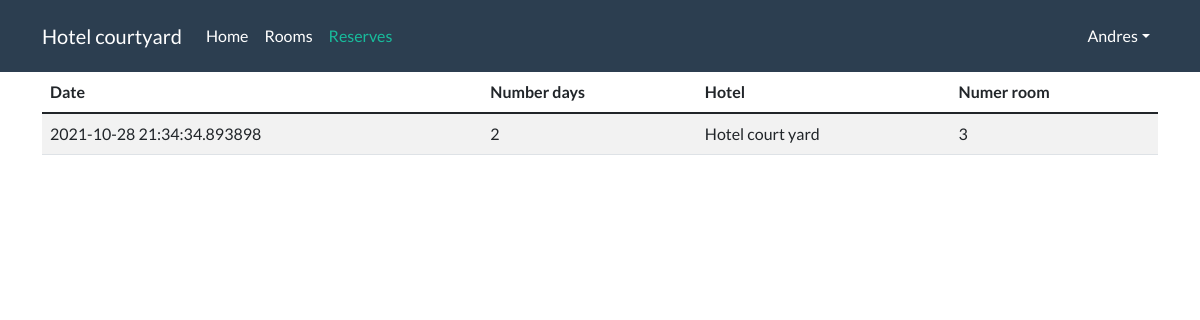
Screenshot of /reserves (signed in) with the database file from the repository.
### app.py (models this page shows)
class Reserva(db.Model):
    id=db.Column(db.Integer, primary_key=True)
    fechaRegistro=db.Column(db.DateTime, default=datetime.datetime.now())
    fechaInicio=db.Column(db.DateTime, default=datetime.datetime.now())
    cantidadDias=db.Column(db.Integer)
    usuario_id=db.Column(db.Integer)
    habitacion_id=db.Column(db.Integer)

### app.py (the view)
@app.route('/reserves')
def reserves():
    reserves = Reserva.query.filter_by(usuario_id=session['usuario_id']).all()
    return render_template('reserves.html', reserves=reserves)

### templates/reserves.html (shortened to what this page needs)
{% extends './layout.html' %}
{% block classreserves %}active{% endblock %}
{% block body %}
    <table class="table table-striped">
        <thead>
            <tr>
                <th>Date</th>
                <th>Number days</th>
                <th>Hotel</th>
                <th>Numer room</th>
            </tr>
        </thead>
        <tbody>
            {% for reserve in reserves %}
                <tr>
                    <td>{{reserve.fechaInicio}}</td>
                    <td>{{reserve.cantidadDias}}</td>
                    <td>Hotel court yard</td>
                    <td>{{reserve.habitacion_id}}</td>
                </tr>
            {% endfor %}
        </tbody>
    </table>
{%endblock%}

### rows the page displays
Reserva: fechaInicio "2021-10-28 21:34:34.893898", cantidadDias "2", habitacion_id "3"

### other values shown
{{ session['username'] }} "Andres"
